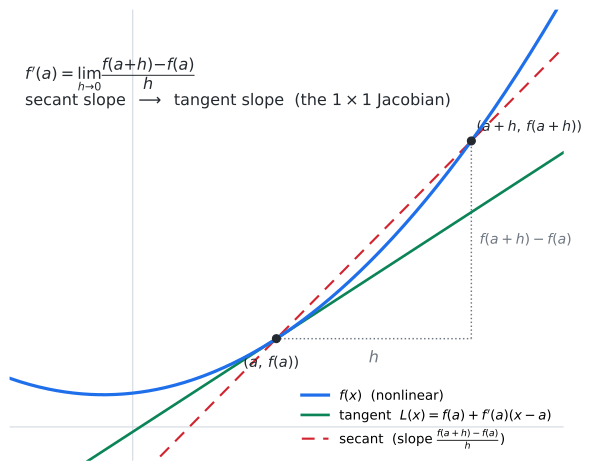

This figure's Python source:
#!/usr/bin/env python3
"""Static figure for 09강 4기 21강 — the derivative as *linearization* of a
nonlinear function (lecture §0: "선형이 아닌 함수를 선형화하는 것이 미분").

A curve f is nonlinear; at the point a its tangent line is the best linear
approximation. A secant through (a, f(a)) and (a+h, f(a+h)) tilts toward that
tangent as h -> 0 — the limit that *extracts* the slope f'(a) (the 1x1 Jacobian).

All plotted text is ASCII/English (matplotlib default font has no Korean glyphs).

Reproduce:
  uv run --with matplotlib --with numpy python derivative-as-linearization-04-season-21-00.py
"""
from pathlib import Path
import numpy as np
import matplotlib.pyplot as plt

OUT = Path(__file__).with_suffix(".svg")


def f(x):
    return 0.35 * x**2 + 0.2 * x + 0.6


def fp(x):
    return 0.70 * x + 0.2


a = 1.4                      # point of linearization
h = 1.9                      # secant offset (deliberately large, to show the tilt)
fa, fpa = f(a), fp(a)

xs = np.linspace(-1.2, 4.2, 400)

fig, ax = plt.subplots(figsize=(6.4, 5.0))

# the nonlinear function
ax.plot(xs, f(xs), color="#1f6feb", lw=2.4, label=r"$f(x)$  (nonlinear)", zorder=4)

# tangent line at a  ==  the linearization  L(x) = f(a) + f'(a)(x-a)
ax.plot(xs, fa + fpa * (xs - a), color="#0b8457", lw=2.0,
        label=r"tangent  $L(x)=f(a)+f'(a)(x-a)$", zorder=3)

# secant through (a, f(a)) and (a+h, f(a+h)) — approximates, tilts to tangent as h->0
xb = a + h
fb = f(xb)
sec_slope = (fb - fa) / h
ax.plot(xs, fa + sec_slope * (xs - a), color="#d1242f", lw=1.6,
        ls=(0, (6, 4)), label=r"secant  (slope $\frac{f(a+h)-f(a)}{h}$)", zorder=2)

# the rise/run triangle of the secant
ax.plot([a, xb], [fa, fa], color="#6e7781", lw=1.1, ls=":", zorder=2)
ax.plot([xb, xb], [fa, fb], color="#6e7781", lw=1.1, ls=":", zorder=2)
ax.text((a + xb) / 2, fa - 0.42, r"$h$", color="#6e7781", fontsize=12, ha="center")
ax.text(xb + 0.08, (fa + fb) / 2, r"$f(a+h)-f(a)$", color="#6e7781", fontsize=10.5,
        va="center")

# the two anchor points
for (px, py) in [(a, fa), (xb, fb)]:
    ax.scatter([px], [py], s=34, color="#24292f", zorder=6)
ax.text(a - 0.05, fa - 0.5, r"$(a,\,f(a))$", color="#24292f", fontsize=11, ha="center")
ax.text(xb + 0.05, fb + 0.18, r"$(a+h,\,f(a+h))$", color="#24292f", fontsize=10.5)

# the limit statement: secant slope -> tangent slope = derivative
ax.text(-1.05, 6.55,
        r"$f'(a)=\lim_{h\to 0}\dfrac{f(a+h)-f(a)}{h}$"
        "\n"
        r"secant slope $\;\longrightarrow\;$ tangent slope  (the $1\times1$ Jacobian)",
        fontsize=12, color="#24292f", va="top")

ax.set_xlim(-1.2, 4.2)
ax.set_ylim(-0.6, 7.4)
ax.axhline(0, color="#d0d7de", lw=0.8, zorder=0)
ax.axvline(0, color="#d0d7de", lw=0.8, zorder=0)
ax.set_xticks([]); ax.set_yticks([])
for s in ax.spines.values():
    s.set_visible(False)
ax.legend(loc="lower right", fontsize=10, frameon=False)
fig.tight_layout()
fig.savefig(OUT, format="svg", bbox_inches="tight")
print(f"wrote {OUT}")
print(f"  a={a}, f(a)={fa:.3f}, f'(a)={fpa:.3f}, secant slope (h={h})={sec_slope:.3f}")
